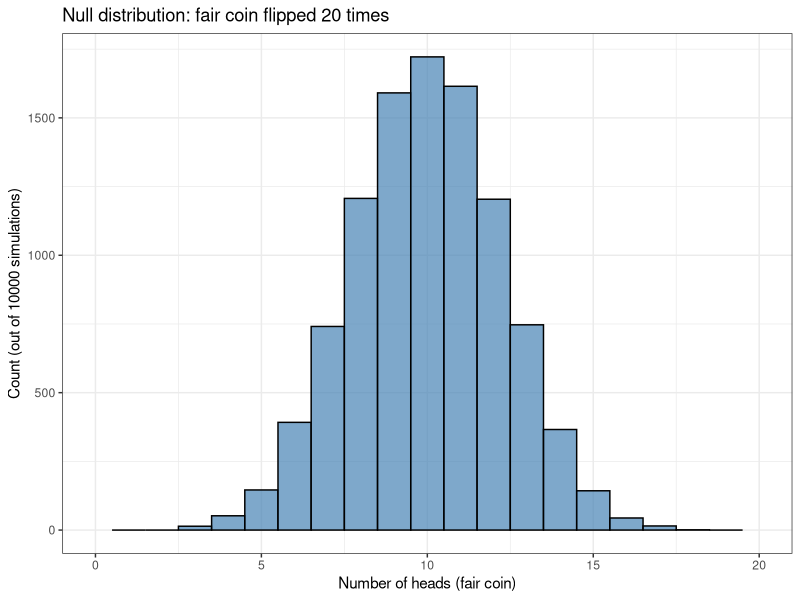
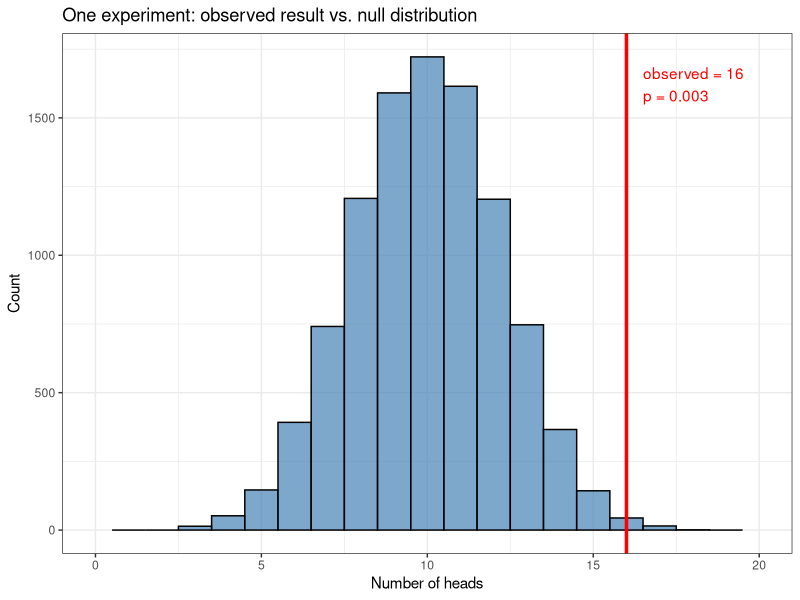
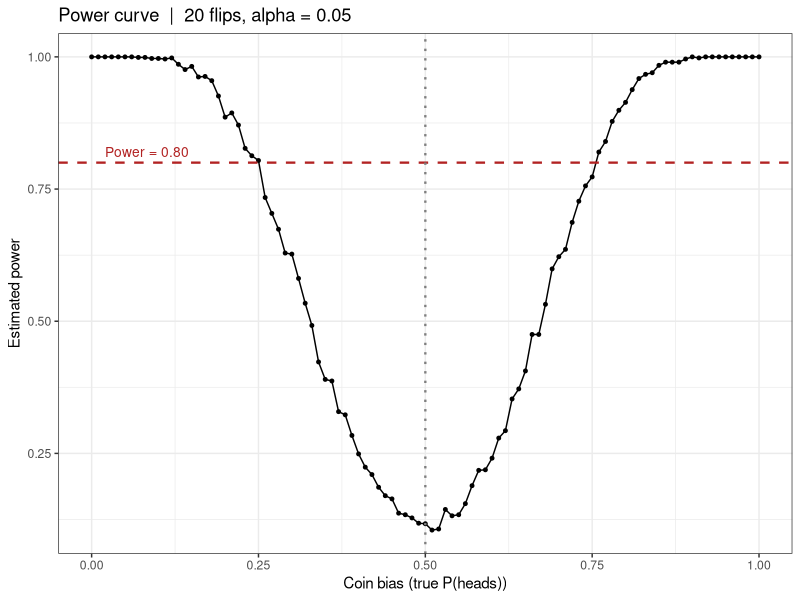

The R source for these figures, in order:
# ─────────────────────────────────────────────────────────────────────────────
# Assignment 04 — In-Class: Calculating Power and Generating a Power Curve
#
# In-class activity: work through this script with a partner, add detailed
# comments at every step, run it block by block, and discuss the outputs.
# Add your notes in the spaces marked [ Add your notes here ].
# ─────────────────────────────────────────────────────────────────────────────


# ── Part 1: Calculating Power and Generating a Power Curve for Detecting Unfair Coins ──

library(tidyverse)


# ── Parameters ───────────────────────────────────────────────────────────────

set.seed(42)      # reproducibility

num_flips <- 20   # sample size: number of coin flips per experiment
alpha     <- 0.05 # significance threshold: reject H0 when p-value < alpha

# [ Add your notes here. ]


# ── Step 1: Build the null distribution ──────────────────────────────────────

num_permutations <- 10000   # number of simulations for the null distribution

# Each element of fair_num_heads is the head-count from one fair-coin simulation
fair_num_heads <- rbinom(n    = num_permutations,
                         size = num_flips,
                         prob = 0.5)

# Visualise the null distribution
tibble(heads = fair_num_heads) |>
  ggplot(aes(x = heads)) +
  geom_histogram(binwidth = 1, fill = "steelblue", colour = "black", alpha = 0.7) +
  labs(
    x     = "Number of heads (fair coin)",
    y     = glue::glue("Count (out of {num_permutations} simulations)"),
    title = glue::glue("Null distribution: fair coin flipped {num_flips} times")
  ) +
  xlim(0, num_flips) +
  theme_bw()

# [ Add your notes here. ]


# ── Step 2: Run one experiment with a biased coin ────────────────────────────

coin_bias <- 0.8   # effect size: true P(heads) of the coin being tested

# Simulate one experiment: flip the biased coin num_flips times
num_heads <- rbinom(n = 1, size = num_flips, prob = coin_bias)
cat(num_heads, "heads in", num_flips, "flips\n")

# Compute the two-tailed p-value from the null distribution.
# deviations_null[i] = how far the i-th null simulation deviated from num_flips/2
# obs_deviation      = how far OUR observed count deviated from num_flips/2
# p-value = fraction of null simulations more extreme than what we observed
deviations_null <- abs(fair_num_heads - num_flips / 2)  # vector of null deviations
obs_deviation   <- abs(num_heads      - num_flips / 2)  # scalar observed deviation
p_value <- mean(deviations_null > obs_deviation)         # fraction more extreme than observed

# Visualise where the observed result falls in the null distribution
tibble(heads = fair_num_heads) |>
  ggplot(aes(x = heads)) +
  geom_histogram(binwidth = 1, fill = "steelblue", colour = "black", alpha = 0.7) +
  geom_vline(xintercept = num_heads, colour = "red", linewidth = 1.2) +
  annotate("text", x = num_heads + 0.5, y = Inf,
           label = sprintf("observed = %d\np = %.3f", num_heads, p_value),
           hjust = 0, vjust = 2, colour = "red") +
  labs(x     = "Number of heads",
       y     = "Count",
       title = "One experiment: observed result vs. null distribution") +
  xlim(0, num_flips) +
  theme_bw()

if (p_value < alpha) {
  cat(sprintf("p-value = %.4f < %.2f  →  Reject H0. The coin appears biased!\n",
              p_value, alpha))
} else {
  cat(sprintf("p-value = %.4f ≥ %.2f  →  Fail to reject H0. Coin appears fair.\n",
              p_value, alpha))
}

# [ Add your notes here. ]


# ── Step 3: Estimate power by repeating the experiment many times ─────────────

num_experiments <- 1000   # number of independent experiments

# Draw all head-counts at once (one per experiment)
heads_per_experiment <- rbinom(n    = num_experiments,
                               size = num_flips,
                               prob = coin_bias)

# For each experiment compute the p-value and check significance
p_values <- sapply(heads_per_experiment, \(h) {
  obs_dev <- abs(h - num_flips / 2)
  mean(deviations_null > obs_dev)
})

estimated_power <- mean(p_values < alpha)
cat(sprintf("\nEstimated power: %.3f\n", estimated_power))
cat(sprintf("(num_flips=%d, alpha=%.2f, coin_bias=%.1f)\n",
            num_flips, alpha, coin_bias))

# [ Add your notes here. ]


# Question 1:
# Define the power you just obtained in terms of this specific experiment.
#
# [ Write your answer here. ]


# ── Step 4: Generate a power curve ───────────────────────────────────────────

biases <- seq(0, 1, by = 0.01)   # 101 bias values: 0.00, 0.01, …, 1.00

# For each bias level, simulate num_experiments experiments and estimate power
power_curve <- tibble(
  effect_size     = biases,
  estimated_power = sapply(biases, \(b) {
    heads_all <- rbinom(n = num_experiments, size = num_flips, prob = b)
    p_vals    <- sapply(heads_all, \(h) mean(deviations_null > abs(h - num_flips / 2)))
    mean(p_vals < alpha)
  })
)

# [ Add your notes here. ]

# Plot the power curve
power_curve |>
  ggplot(aes(x = effect_size, y = estimated_power)) +
  geom_line() +
  geom_point(size = 1) +
  geom_hline(yintercept = 0.80, colour = "firebrick", linetype = "dashed",
             linewidth = 0.8) +
  geom_vline(xintercept = 0.50, colour = "grey50",    linetype = "dotted",
             linewidth = 0.8) +
  annotate("text", x = 0.02, y = 0.82, label = "Power = 0.80",
           colour = "firebrick", hjust = 0, size = 3.5) +
  labs(
    x     = "Coin bias (true P(heads))",
    y     = "Estimated power",
    title = sprintf("Power curve  |  %d flips, alpha = %.2f", num_flips, alpha)
  ) +
  theme_bw()


# Question 2:
# What does this power curve tell you? Describe the shape, and explain what
# happens to power as the coin becomes more biased away from 0.5.
#
# [ Write your answer here. ]
